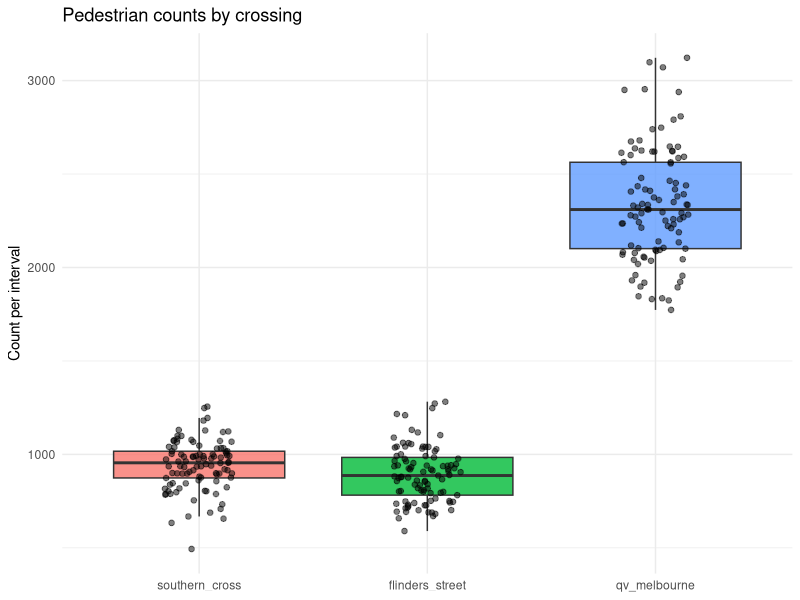
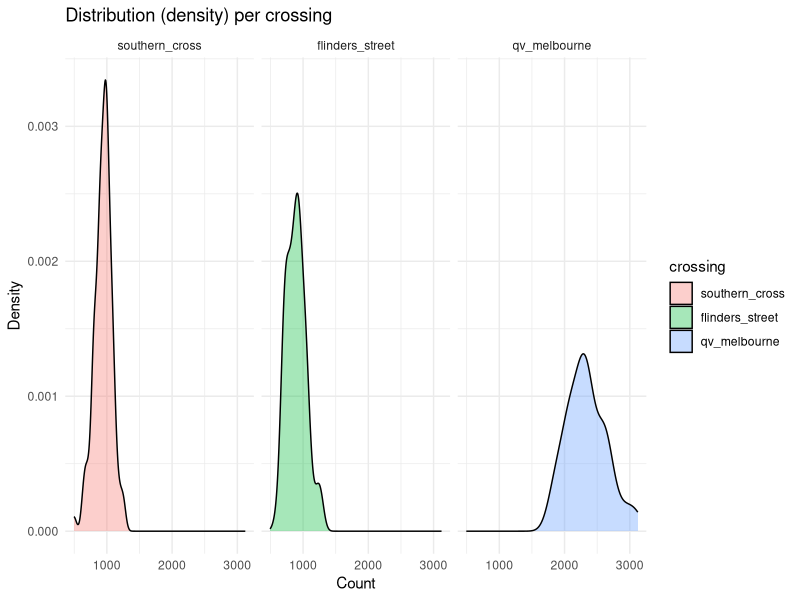
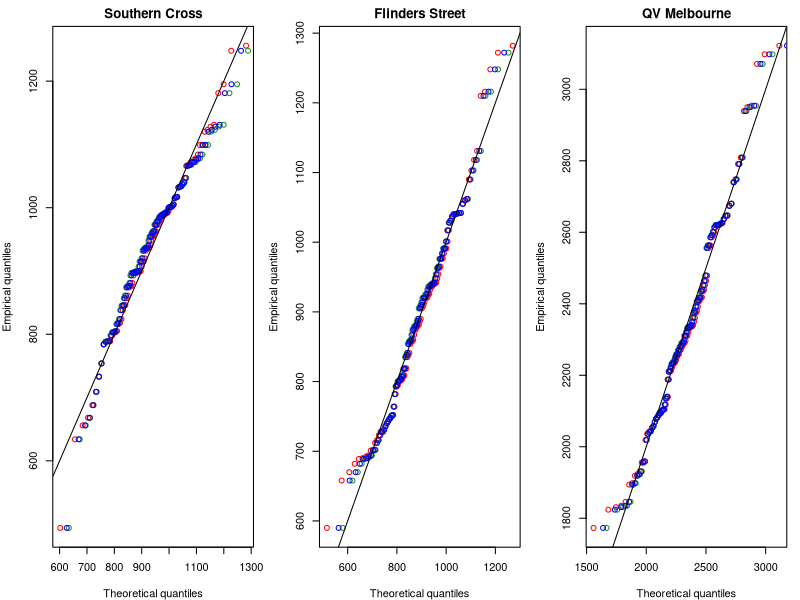
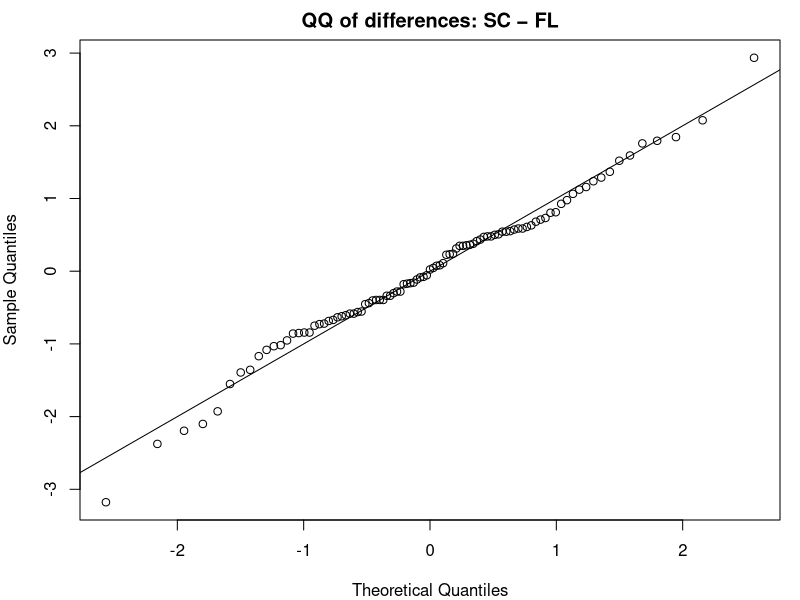

Write R code to recreate these figures, in order.
## ---- chunk 1
#| label: setup
#| include: false
#| echo: false
#| message: false
#| warning: false

knitr::opts_chunk$set(fig.align = "center", fig.width = 8, fig.height = 5, dpi = 150)

library(tidyverse)
library(boot)
library(MASS)

set.seed(355435)  

B <- 5000
## ---- chunk 2
pedestrian_df <- read.csv(here::here("data/pedestrians.csv"))
## ---- chunk 3
pedestrian_long <- pedestrian_df %>%
  mutate(obs = row_number()) %>%
  pivot_longer(-obs, names_to = "crossing", values_to = "count") %>%
  mutate(crossing = factor(crossing,
                           levels = c("southern_cross","flinders_street","qv_melbourne")))

ggplot(pedestrian_long, aes(x = crossing, y = count, fill = crossing)) +
  geom_boxplot(outlier.shape = NA, alpha = 0.8) +
  geom_jitter(width = 0.15, alpha = 0.5, size = 1.6) +
  labs(title = "Pedestrian counts by crossing", x = NULL, y = "Count per interval") +
  theme_minimal() + theme(legend.position = "none")

ggplot(pedestrian_long, aes(x = count, fill = crossing)) +
  geom_density(alpha = 0.35) +
  facet_wrap(~ crossing, scales = "fixed") +
  labs(title = "Distribution (density) per crossing", x = "Count", y = "Density") +
  theme_minimal()

## ---- chunk 4
desc <- pedestrian_long |>
  group_by(crossing) |>
  summarise(
    n     = n(),
    mean  = mean(count),
    median= median(count),
    sd    = sd(count),
    min   = min(count),
    max   = max(count),
    iqr   = IQR(count),
    .groups = "drop"
)

## ---- chunk 5
# Southern Cross
sc <- pedestrian_df$southern_cross
fit_sc_norm  <- fitdistr(sc, "normal")
fit_sc_logn  <- fitdistr(sc, "lognormal")
fit_sc_gamma <- fitdistr(sc, "gamma")   

sc_models <- tibble(
  crossing = "southern_cross",
  model    = c("normal","lognormal","gamma"),
  logLik   = c(logLik(fit_sc_norm)[1],  logLik(fit_sc_logn)[1],  logLik(fit_sc_gamma)[1]),
  AIC      = c(AIC(fit_sc_norm),        AIC(fit_sc_logn),        AIC(fit_sc_gamma)),

  mean_est = c(
    unname(fit_sc_norm$estimate["mean"]),
    exp(fit_sc_logn$estimate["meanlog"] + 0.5*fit_sc_logn$estimate["sdlog"]^2),
    unname(fit_sc_gamma$estimate["shape"] / fit_sc_gamma$estimate["rate"])),
  
  sd_est   = c(
    unname(fit_sc_norm$estimate["sd"]),
    sqrt((exp(fit_sc_logn$estimate["sdlog"]^2) - 1) *
         exp(2*fit_sc_logn$estimate["meanlog"] + fit_sc_logn$estimate["sdlog"]^2)),
    sqrt(unname(fit_sc_gamma$estimate["shape"]) / (unname(fit_sc_gamma$estimate["rate"])^2))))

# Flinders Street
fl <- pedestrian_df$flinders_street
fit_fl_norm  <- fitdistr(fl, "normal")
fit_fl_logn  <- fitdistr(fl, "lognormal")
fit_fl_gamma <- fitdistr(fl, "gamma")

fl_models <- tibble(
  crossing = "flinders_street",
  model    = c("normal","lognormal","gamma"),
  logLik   = c(logLik(fit_fl_norm)[1],  logLik(fit_fl_logn)[1],  logLik(fit_fl_gamma)[1]),
  AIC      = c(AIC(fit_fl_norm),        AIC(fit_fl_logn),        AIC(fit_fl_gamma)),

  mean_est = c(
    unname(fit_fl_norm$estimate["mean"]),
    exp(fit_fl_logn$estimate["meanlog"] + 0.5*fit_fl_logn$estimate["sdlog"]^2),
    unname(fit_fl_gamma$estimate["shape"] / fit_fl_gamma$estimate["rate"])),
  
  sd_est   = c(
    unname(fit_fl_norm$estimate["sd"]),
    sqrt((exp(fit_fl_logn$estimate["sdlog"]^2) - 1) *
         exp(2*fit_fl_logn$estimate["meanlog"] + fit_fl_logn$estimate["sdlog"]^2)),
    sqrt(unname(fit_fl_gamma$estimate["shape"]) / (unname(fit_fl_gamma$estimate["rate"])^2))))

# QV Melbourne
qv <- pedestrian_df$qv_melbourne
fit_qv_norm  <- fitdistr(qv, "normal")
fit_qv_logn  <- fitdistr(qv, "lognormal")
fit_qv_gamma <- fitdistr(qv, "gamma")

qv_models <- tibble(
  crossing = "qv_melbourne",
  model    = c("normal","lognormal","gamma"),
  logLik   = c(logLik(fit_qv_norm)[1],  logLik(fit_qv_logn)[1],  logLik(fit_qv_gamma)[1]),
  AIC      = c(AIC(fit_qv_norm),        AIC(fit_qv_logn),        AIC(fit_qv_gamma)),

  mean_est = c(
    unname(fit_qv_norm$estimate["mean"]),
    exp(fit_qv_logn$estimate["meanlog"] + 0.5*fit_qv_logn$estimate["sdlog"]^2),
    unname(fit_qv_gamma$estimate["shape"] / fit_qv_gamma$estimate["rate"])),
  
  sd_est   = c(
    unname(fit_qv_norm$estimate["sd"]),
    sqrt((exp(fit_qv_logn$estimate["sdlog"]^2) - 1) *
         exp(2*fit_qv_logn$estimate["meanlog"] + fit_qv_logn$estimate["sdlog"]^2)),
    sqrt(unname(fit_qv_gamma$estimate["shape"]) / (unname(fit_qv_gamma$estimate["rate"])^2))))

mle_fits <- bind_rows(sc_models, fl_models, qv_models) |>
  arrange(crossing, AIC)

mle_fits
## ---- chunk 6
par(mfrow = c(1,3), mar = c(4,4,2,1))

## Southern Cross 
x <- sort(sc); n <- length(x); p <- (seq_len(n)-0.5)/n
qN <- qnorm(p,  mean = fit_sc_norm$estimate["mean"],    sd    = fit_sc_norm$estimate["sd"])
qL <- qlnorm(p, meanlog = fit_sc_logn$estimate["meanlog"], sdlog = fit_sc_logn$estimate["sdlog"])
qG <- qgamma(p, shape = fit_sc_gamma$estimate["shape"], rate = fit_sc_gamma$estimate["rate"])
plot(qN, x, xlab="Theoretical quantiles", ylab="Empirical quantiles", main="Southern Cross",
     pch=1, col="red"); points(qL, x, pch=1, col="forestgreen"); points(qG, x, pch=1, col="blue"); abline(0,1)

# Flinders Street
x <- sort(fl); n <- length(x); p <- (seq_len(n)-0.5)/n
qN <- qnorm(p,  mean = fit_fl_norm$estimate["mean"],    sd    = fit_fl_norm$estimate["sd"])
qL <- qlnorm(p, meanlog = fit_fl_logn$estimate["meanlog"], sdlog = fit_fl_logn$estimate["sdlog"])
qG <- qgamma(p, shape = fit_fl_gamma$estimate["shape"], rate = fit_fl_gamma$estimate["rate"])
plot(qN, x, xlab="Theoretical quantiles", ylab="Empirical quantiles", main="Flinders Street",
     pch=1, col="red"); points(qL, x, pch=1, col="forestgreen"); points(qG, x, pch=1, col="blue"); abline(0,1)

# QV Melbourne 
x <- sort(qv); n <- length(x); p <- (seq_len(n)-0.5)/n
qN <- qnorm(p,  mean = fit_qv_norm$estimate["mean"],    sd    = fit_qv_norm$estimate["sd"])
qL <- qlnorm(p, meanlog = fit_qv_logn$estimate["meanlog"], sdlog = fit_qv_logn$estimate["sdlog"])
qG <- qgamma(p, shape = fit_qv_gamma$estimate["shape"], rate = fit_qv_gamma$estimate["rate"])
plot(qN, x, xlab="Theoretical quantiles", ylab="Empirical quantiles", main="QV Melbourne",
     pch=1, col="red"); points(qL, x, pch=1, col="forestgreen"); points(qG, x, pch=1, col="blue"); abline(0,1)

par(mfrow = c(1,1))

## ---- chunk 7
pedestrian_long %>%
  group_by(crossing) %>%
  summarise(q90 = quantile(count, 0.9))

## ---- chunk 8

# function to calculate 90th percentile
q90_fn <- function(data, i) quantile(data[i], 0.9)

# example for Flinders
fl_boot <- boot(pedestrian_df$flinders_street, q90_fn, R = 1000)
ci_fl <- boot.ci(fl_boot, type = "perc")
round(ci_fl$percent[4:5], 2)

# Southern Cross
sc_boot <- boot(pedestrian_df$southern_cross, q90_fn, R = 1000)
ci_sc <- boot.ci(sc_boot, type = "perc")
round(ci_sc$percent[4:5], 2)


# QV
qv_boot <- boot(pedestrian_df$qv, q90_fn, R = 1000)
ci_qv <- boot.ci(qv_boot, type = "perc")
round(ci_qv$percent[4:5], 2)


## ---- chunk 9

library(fitdistrplus)

set.seed(30)
n_fl <- length(pedestrian_df$flinders_street)
n_sc <- length(pedestrian_df$southern_cross)
n_qv <- length(pedestrian_df$qv)


# Flinders & QV: Lognormal
fl_fit <- fitdist(pedestrian_df$flinders_street, "lnorm")
qv_fit <- fitdist(pedestrian_df$qv, "lnorm")

# Southern Cross: Normal
sc_fit <- fitdist(pedestrian_df$southern_cross, "norm")

fl_fit$estimate; sc_fit$estimate; qv_fit$estimate

## ---- chunk 10
q90_model_ci <- function(fit, dist, n, B = 2000) {
  # Point estimate from the fitted distribution
  q90_hat <- switch(
    dist,
    "lnorm" = qlnorm(0.9,
                     meanlog = fit$estimate["meanlog"],
                     sdlog   = fit$estimate["sdlog"]),
    "norm"  = qnorm(0.9,
                    mean = fit$estimate["mean"],
                    sd   = fit$estimate["sd"])
  )

  # Parametric bootstrap: simulate datasets of size n from the fitted model
  boot_q90 <- replicate(B, {
    sim <- switch(
      dist,
      "lnorm" = rlnorm(n,
                       meanlog = fit$estimate["meanlog"],
                       sdlog   = fit$estimate["sdlog"]),
      "norm"  = rnorm(n,
                      mean = fit$estimate["mean"],
                      sd   = fit$estimate["sd"])
    )
    as.numeric(quantile(sim, 0.9))
  })

  ci <- quantile(boot_q90, c(0.025, 0.975))
  tibble(
    q90_model = round(q90_hat, 2),
    ci_low    = round(ci[1], 2),
    ci_high   = round(ci[2], 2)
  )
}

## ---- chunk 11
df  <- na.omit(pedestrian_df[, c("southern_cross","flinders_street")])
sc  <- df$southern_cross
fl  <- df$flinders_street
d   <- sc - fl                 

# 95% CI for the mean difference 
tt <- t.test(sc, fl, paired = TRUE, conf.level = 0.95)
tt

qqnorm(scale(d), main = "QQ of differences: SC − FL"); abline(0,1)
## ---- chunk 12
mean_ci <- pedestrian_long |>
  group_by(crossing) |>
  summarise(
    n    = n(),
    mean = mean(count, na.rm = TRUE),
    sd   = sd(count,   na.rm = TRUE),
    .groups = "drop"
  ) |>
  mutate(
    se    = sd / sqrt(n),
    tcrit = qt(0.975, df = n - 1),
    lo    = mean - tcrit * se,
    hi    = mean + tcrit * se
  ) |>
  arrange(desc(mean))

mean_ci
